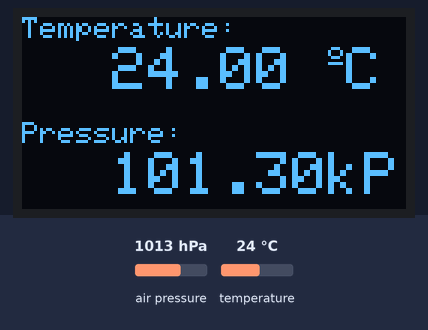
The sketch below on a simulated Arduino Uno, built with avr-gcc and run on an emulated ATmega328P. Shown: 128×64 one-colour display. The test bench sets the inputs (shaded band); at power-on: air pressure 1013 hPa, temperature 24 °C.

Above: at 4.6 s.
4.7 s: air pressure set to 952 hPa
At 6.4 s:
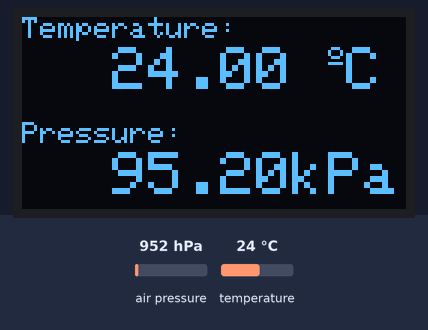
7.7 s: temperature set to 12 °C
At 9.2 s:
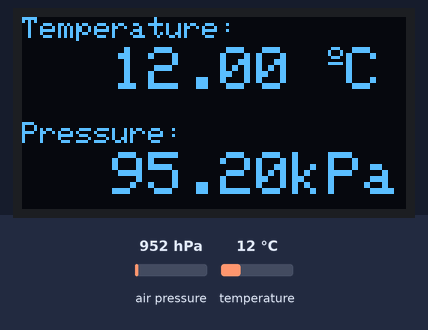
10.7 s: air pressure set to 975 hPa
At 13.3 s:
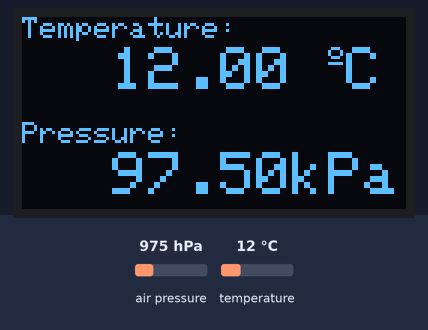
13.7 s: temperature set to 19 °C
At 15.0 s:
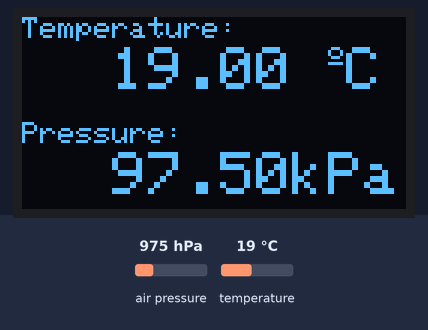
Timing chart, 0 to 16.7 s (numbered marks = the images above; inputs shaded):
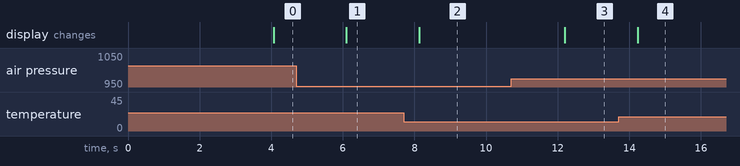

Measured:
- after the input at 4.7 s, the display: changes after 1.4 s (image 1)
- after the input at 7.7 s, the display: changes after 0.43 s (image 2)
- after the input at 10.7 s, the display: changes after 1.5 s (image 3)
- after the input at 13.7 s, the display: changes after 0.53 s (image 4)

The sketch:

oled.ino
```cpp
#include <Wire.h>
#include <Adafruit_GFX.h>
#include <Adafruit_SSD1306.h>
#include <Adafruit_Sensor.h>
#include <Adafruit_BMP280.h>
#define SCREEN_WIDTH 128 // OLED display width, in pixels
#define SCREEN_HEIGHT 64 // OLED display height, in pixels
// Declaration for an SSD1306 display connected to I2C (SDA, SCL pins)
Adafruit_SSD1306 display(SCREEN_WIDTH, SCREEN_HEIGHT, &Wire, -1);
Adafruit_BMP280 bmp; // I2C
void setup() {
  Serial.begin(115200);
// inisialisasi alamat bme280
  bmp.begin(0x76);
if(!display.begin(SSD1306_SWITCHCAPVCC, 0x3C)) {
    Serial.println(F("SSD1306 allocation failed or couldn't find a valid bme280"));
    for(;;);
  }
  delay(2000);
  display.clearDisplay();
  display.setTextColor(WHITE);
}
void loop() {
  delay(2000);
//read temperature and humidity
  float t = bmp.readTemperature();
  float h = bmp.readPressure();
  if (isnan(h) || isnan(t)) {
    Serial.println("Failed to read from bmp sensor!");
  }
  // clear display
  display.clearDisplay();

  // display temperature
  display.setTextSize(1);
  display.setCursor(0,0);
  display.print("Temperature: ");
  display.setTextSize(2);
  display.setCursor(30,10);
  display.print(t);
  display.print(" ");
  display.setTextSize(1);
  display.cp437(true);
  display.write(167);
  display.setTextSize(2);
  display.print("C");

  // display pressure
  display.setTextSize(1);
  display.setCursor(0, 35);
  display.print("Pressure: ");
  display.setTextSize(2);
  display.setCursor(30, 45);
  display.print(h/1000);
  display.print("kPa");

  display.display();
}
```
